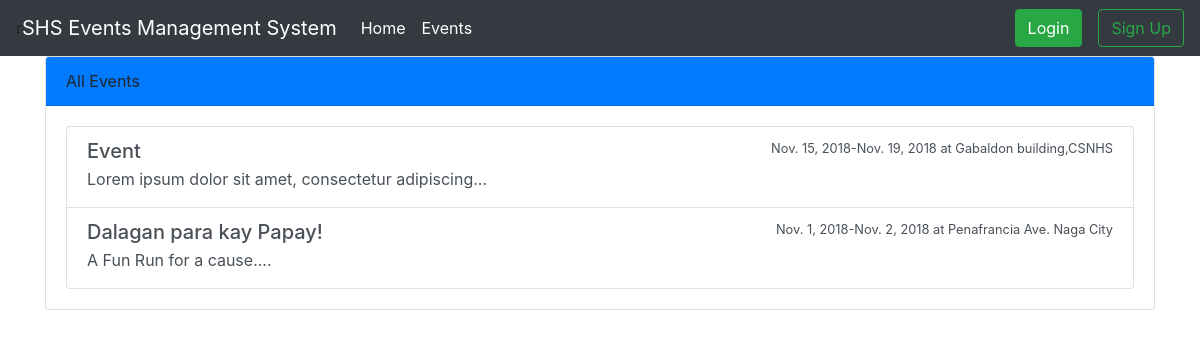
Screenshot of /events/ with the database file from the repository.
### events/models.py (models this page shows, shortened)
class Event(models.Model):
    name = models.CharField("Name of Event",max_length = 100,default = "")
    description = models.TextField("Description",max_length = 2000, blank = True)
    max_slots = models.IntegerField("Max Slots",blank=True, default = 0)
    date_from = models.DateField('Start Date')
    date_to = models.DateField("End Date")
    time_from = models.TimeField("Start Time")
    time_to = models.TimeField("End Time")
    venue=models.CharField("Venue", max_length = 100)
    date_created = models.DateTimeField("date Created", auto_now_add=True )
    creator = models.ForeignKey(to="users.Participant",on_delete = models.CASCADE)

### events/views.py (the view)
# urls.py: path("events/", EventListView.as_view(), name = "event_list"),
class EventListView(ListView):
    model = Event
    template_name = "event_list.html"
    context_object_name = "event_list"

### templates/event_list.html (shortened to what this page needs)
{% extends "base.html" %}
{% block content %}
<div class="card">
        <div class="card-header bg-primary">
         All Events
             </div>
        <div class="card-body">
             <div class="list-group">
                  {% for event in event_list %}
                  <a href="{% url 'event_detail' event.pk %}" class="list-group-item list-group-item-action flex-column align-items-start ">
       <div class="d-flex w-100 justify-content-between">
            <h5 class="mb-1">{{event.name}} </h5>
            <small>{{event.date_from}}-{{event.date_to}} at {{event.venue}}</small>
       </div>
            <p class="mb-1">{{event.description | slice:":50"}}...</p>
           </a>
      {% endfor %}
      </div>
      </div>
      </div>
{% endblock %}

### rows the page displays
Event: name "Event", date_from "Nov. 15, 2018", date_to "Nov. 19, 2018", venue "Gabaldon building,CSNHS", description "Lorem ipsum dolor sit amet, consectetur adipiscing"
Event: name "Dalagan para kay Papay!", date_from "Nov. 1, 2018", date_to "Nov. 2, 2018", venue "Penafrancia Ave. Naga City", description "A Fun Run for a cause."
